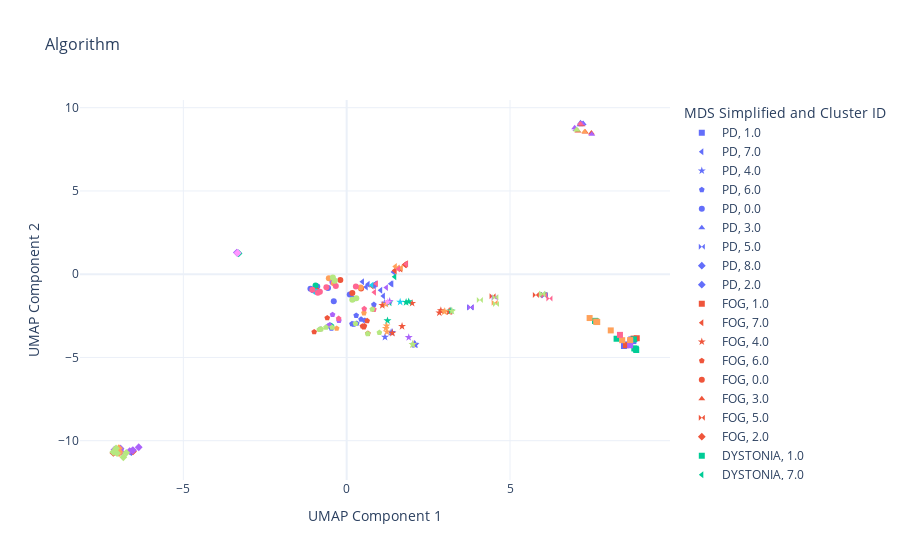

The notebook cell saved with this chart:
### Code cell
df["Algorithm"] = df["Algorithm"].fillna("")
embedded_algorithms = EmbedFrame(df, "Algorithm", model)
embedded_reduced_algorithms = ReduceEmbedding(embedded_algorithms, neighbors=10, min_distance=0)
optimalKObj = OptimalK.OptimalK(n_jobs=4, parallel_backend='joblib')
num_clusters = optimalKObj(embedded_reduced_algorithms, n_refs=50, cluster_array=np.arange(1,10))
CreateCluster(df, embedded_reduced_algorithms, num_clusters, "Reduced Algorithm Cluster")
VisualizeCluster(df, "Algorithm", embedded_reduced_algorithms, "Reduced Algorithm Cluster", show_algorithm=True)
